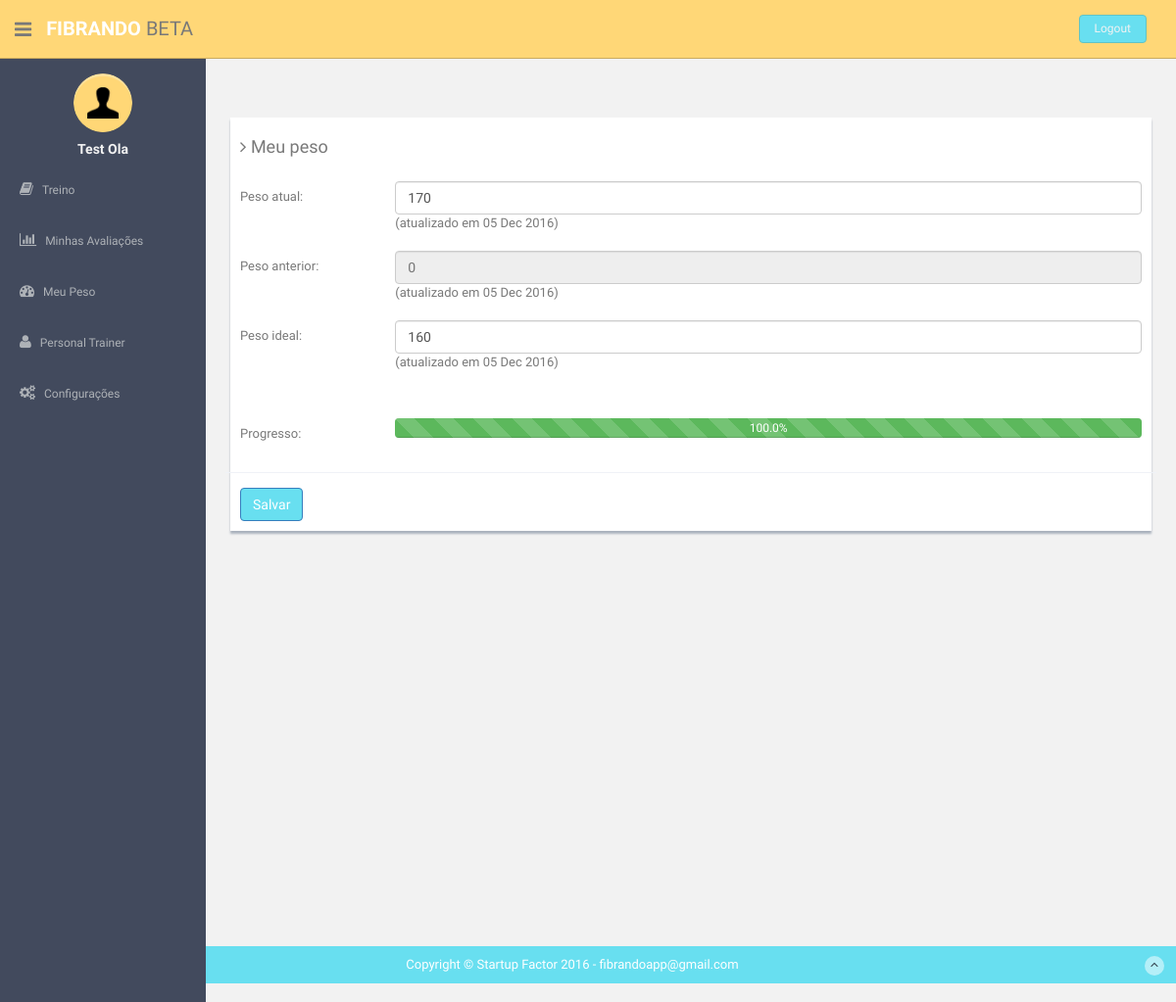
The page /tracker/ (signed in) on the database its author committed.
### app/models.py (models this page shows)
class Tracker(models.Model):
    startWeightDate = models.DateField(auto_now_add=True)
    startWeight = models.IntegerField(max_length=4, default=0)
    previousWeightDate = models.DateField(auto_now=True)
    previousWeight = models.IntegerField(max_length=4, default=0)
    currentWeightDate = models.DateField(auto_now=True)
    currentWeight = models.IntegerField(max_length=4, default=170)
    goalWeight = models.IntegerField(default=160, max_length=4)

### app/views.py (the view, shortened to what this page needs)
# urls.py: url(r'^tracker/', views.tracker),
@login_required
@user_passes_test(lambda u: u.groups.filter(Q(name='athlete')).count() == 1, login_url='/permission_denied/')
def tracker(request):
    if request.user.is_superuser:
        group = 'admin';
    else:
        try:
            group = User.objects.get(username=request.user.username).groups.all()[0].name;
        except:
            group = 'none'
    user = User.objects.get(username = request.user.username)
    athlete = Athlete.objects.get(user = request.user)
    tracker = athlete.tracker
    progress=0
    result=0
    goal=0
    if tracker.goalWeight < tracker.startWeight: #lose weight goal
        goal = float(tracker.startWeight - tracker.goalWeight)
        result = float(tracker.startWeight - tracker.currentWeight)
    else:
        if tracker.goalWeight > tracker.startWeight: #gain weight goal
            goal = float(tracker.goalWeight - tracker.startWeight)
            result = float(tracker.currentWeight - tracker.startWeight)
    if goal == 0 or result > goal:
        progress = 100.0
    else:
        if result < 0:
            progress = 0.0
        else:
            progress = (result / goal) * 100.0
    progress = round(Decimal(progress), 1)
    tracker.save()
    context = {'tracker' : tracker, 'progress': progress, 'group': group}
    return render(request, 'app/tracker.html', context)

### templates/app/tracker.html (shortened to what this page needs)
{% extends 'base.html' %}
{% load staticfiles %}
{% block content%}
  <div class="row mt"><div class="col-lg-12"><div class="form-panel">
      <h4 class="mb"><i class="fa fa-angle-right"></i> Meu peso</h4>
      <form class="form-horizontal style-form" method="post" action="/tracker/"
          enctype="multipart/form-data">
          <div class="form-group">
            <label class="col-sm-2 col-sm-2 control-label">Peso atual: </label>
            <div class="col-lg-10">
                <input type="number" class="form-control" min=1 max=500 name="currentWeight" value={{tracker.currentWeight}} />  (atualizado em {{tracker.currentWeightDate| date:"d M Y"}})<br><br>
            </div>
            <label class="col-sm-2 col-sm-2 control-label">Peso anterior: </label>
            <div class="col-lg-10"> <input class="form-control" id="disabledInput" placeholder= {{tracker.previousWeight}} disabled/> (atualizado em {{tracker.previousWeightDate| date:"d M Y"}})<br><br>
            </div><br/><br/>
             <label class="col-sm-2 col-sm-2 control-label">Peso ideal: </label>
             <div class="col-lg-10">
             <input class="form-control" type="number" min=1 max=500 name="goalWeight" value={{tracker.goalWeight}} size="50" />  (atualizado em {{tracker.currentWeightDate | date:"d M Y"}})<br><br></div><p style= "visibility: hidden">{{tracker.currentWeightDate}}</p>
            <label class="col-sm-2 col-sm-2 control-label">Progresso: </label>
             <div class="col-lg-10">
            <div class="progress">
              {%if progress >= 100 %}
                <div class="progress-bar progress-bar-striped progress-bar-success active" role="progressbar" aria-valuenow="60" aria-valuemin="0" aria-valuemax="200" style="width: {{progress}}%;">{{progress}}%
              {%else%}
                <div class="progress-bar progress-bar-striped progress-bar-danger active" role="progressbar" aria-valuenow="60" aria-valuemin="0" aria-valuemax="200" style="width: {{progress}}%;">{{progress}}%
                {%endif%}
            </div></div></div></div>
            <input type="submit" class="btn btn-primary" name="submit" value="Salvar" />
          </div>
</div></div></div>
{% endblock %}

### templates/base.html (shortened to what this page needs)
<!DOCTYPE html>
{% load staticfiles %}
<html lang="en">
<head>
  <link href="{% static "css/bootstrap.css" %}" rel="stylesheet">
  <link href="{% static "font-awesome/css/font-awesome.css" %}" rel="stylesheet">
  <link href="{% static "css/zabuto_calendar.css" %}" rel="stylesheet">
  <link href="{% static "js/gritter/css/jquery.gritter.css" %}" rel="stylesheet">
  <link href="{% static "lineicons/style.css" %}" rel="stylesheet">
  <link href="{% static "css/style.css" %}" rel="stylesheet">
  <link href="{% static "css/style-responsive.css" %}" rel="stylesheet">
  <link href="{% static "css/jquery-ui.min.css" %}" rel="stylesheet">
  <link href="{% static "css/xeditable.min.css" %}" rel="stylesheet">
    </head>
    <body>
      <section id="container" >
      <header class="header black-bg">
        <div class="sidebar-toggle-box">
          <div class="fa fa-bars tooltips" data-placement="right" data-original-title="Toggle Navigation"></div>
        </div>
        <a href="/index/" class="logo"><b>FIBRANDO </b><span style="color: #797979">BETA</span></a>
        {% if user.is_authenticated %}
        <div class="top-menu">
         <ul class="nav pull-right top-menu">
          <li><a class="logout" href="{% url 'auth_logout' %}?next=/accounts/login">Logout</a></li>
        </ul>
      </div>
      {% endif %}
    </header>
      {% if user.is_authenticated %}
      <aside>
        <div id="sidebar"  class="nav-collapse ">
          <ul class="sidebar-menu" id="nav-accordion">
           <p class="centered"><a href="/edit/"><img src="{% static "img/ui-icon.png" %}" class="img-circle" width="60"></a></p>
           <h5 class="centered">{{ user.first_name }} {{ user.last_name }}</h5>
                  {% if group == "athlete" %}
                  <li class="sub-menu">
                    <a href="/workout_plan/" >
                      <i class="fa fa-book"></i>
                      <span>Treino</span>
                    </a>
                  </li>
                  <li class="sub-menu">
                    <a href="/screenings/" >
                      <i class="fa fa-bar-chart-o"></i>
                      <span>Minhas Avaliações</span>
                    </a>
                  </li>
                <li class="sub-menu">
                  <a href="/tracker/">
                    <i class="fa fa-tachometer"></i>
                    <span>Meu Peso</span>
                  </a>
                </li>
                <li class="sub-menu">
                  <a href="/manage_personal/">
                    <i class="fa fa-user"></i>
                    <span>Personal Trainer</span>
                  </a>
                </li>
                {% endif %}
                {% if group != "admin"  and user.username != 'personal' and user.username != 'aluno' %}
                <li class="sub-menu">
                  <a href="javascript:;" >
                    <i class="fa fa-cogs"></i>
                    <span>Configurações</span>
                  </a>
                </li>
                {% endif %}
              </ul>
            </div>
          </aside>
          {% endif %}
      <section id="main-content">
        <section class="wrapper site-min-height">
         <div class="row mt">
          <div class="col-lg-12">
            {% block content %}
            {% endblock %}
          </div>
      </section><! --/wrapper -->
    </section>
    <footer class="site-footer">
      <div class="text-center">
        Copyright © Startup Factor  2016 - fibrandoapp@gmail.com
        <a href="" class="go-top">
          <i class="fa fa-angle-up"></i>
        </a>
      </div>
    </footer>
  </section>
</body>
</html>

### static/css/style.css (style rules this page uses)
body { color: #797979; background: #f2f2f2; font-family: 'Ruda', sans-serif; padding: 0px !important; margin: 0px !important; font-size:13px; }
ul li { list-style: none; }
a, a:hover, a:focus { text-decoration: none; outline: none; }
#container { width: 100%; height: 100%; }
.centered { text-align: center; }
.mt { margin-top: 25px; }
.mb { margin-bottom: 25px; }
ul.top-menu > li > .logout { color: #f2f2f2; font-size: 12px; border-radius: 4px; -webkit-border-radius: 4px; border: 1px solid #64c3c2 !important; padding: 5px 15px; margin-right: 15px; background: #68dff0; margin-top: 15px; }
#sidebar { width: 210px; height: 100%; position: fixed; background: #424a5d; }
#sidebar h5 { color: #f2f2f2; font-weight: 700; }
#sidebar ul li { position: relative; }
ul.sidebar-menu , ul.sidebar-menu li ul.sub { margin: -2px 0 0; padding: 0; }
ul.sidebar-menu { margin-top: 75px; }
ul.sidebar-menu li { margin-bottom: 5px; margin-left:10px; margin-right:10px; }
ul.sidebar-menu li.sub-menu { line-height: 15px; }
ul.sidebar-menu li a span { display: inline-block; }
ul.sidebar-menu li a { color: #aeb2b7; text-decoration: none; display: block; padding: 15px 0 15px 10px; font-size: 12px; outline: none; -webkit-transition: all 0.3s ease; -moz-transition: all 0.3s ease; -o-transition: all 0.3s ease; -ms-transition: all 0.3s ease; transition: all 0.3s ease; }
ul.sidebar-menu li a i { font-size: 15px; padding-right: 6px; }
#main-content { margin-left: 210px; }
.header, .footer { min-height: 60px; padding: 0 15px; }
.header { position: fixed; left: 0; right: 0; z-index: 1002; }
.black-bg { background: #ffd777; border-bottom: 1px solid #c9aa5f; }
.wrapper { display: inline-block; margin-top: 60px; padding-left: 15px; padding-right: 15px; padding-bottom: 15px; padding-top: 0px; width: 100%; }
a.logo { font-size: 20px; color: #ffffff; float: left; margin-top: 15px; text-transform: uppercase; }
a.logo b { font-weight: 900; }
a.logo span { color: #68dff0; }
#top_menu .nav > li, ul.top-menu > li { float: left; }
ul.top-menu > li > a { color: #666666; font-size: 16px; border-radius: 4px; -webkit-border-radius: 4px; border:1px solid #666666 !important; padding: 2px 6px; margin-right: 15px; }
.sidebar-toggle-box { float: left; padding-right: 15px; margin-top: 20px; }
.sidebar-toggle-box .fa-bars { cursor: pointer; display: inline-block; font-size: 20px; }
.form-panel { background: #ffffff; margin: 10px; padding: 10px; box-shadow: 0px 3px 2px #aab2bd; text-align: left; }
label { font-weight: 400; }
.form-horizontal.style-form .form-group { border-bottom: 1px solid #eff2f7; padding-bottom: 15px; margin-bottom: 15px; }
@media (min-width: 768px) { .form-horizontal .control-label { text-align: left; } }
.site-footer { background: #68dff0; color: #fff; padding: 10px 0; }
.go-top { margin-right: 1%; float: right; background: rgba(255,255,255,.5); width: 20px; height: 20px; border-radius: 50%; -webkit-border-radius: 50%; }
.go-top i { color: #2A3542; }
.site-min-height { min-height: 900px; }

### rows shown on the page
Tracker: currentWeight "170", currentWeightDate "05 Dec 2016", previousWeight "0", previousWeightDate "05 Dec 2016", goalWeight "160"

### other values the page prints
{{ user.first_name }} "Test"
{{ user.last_name }} "Ola"
{{ progress }} "100.0"
